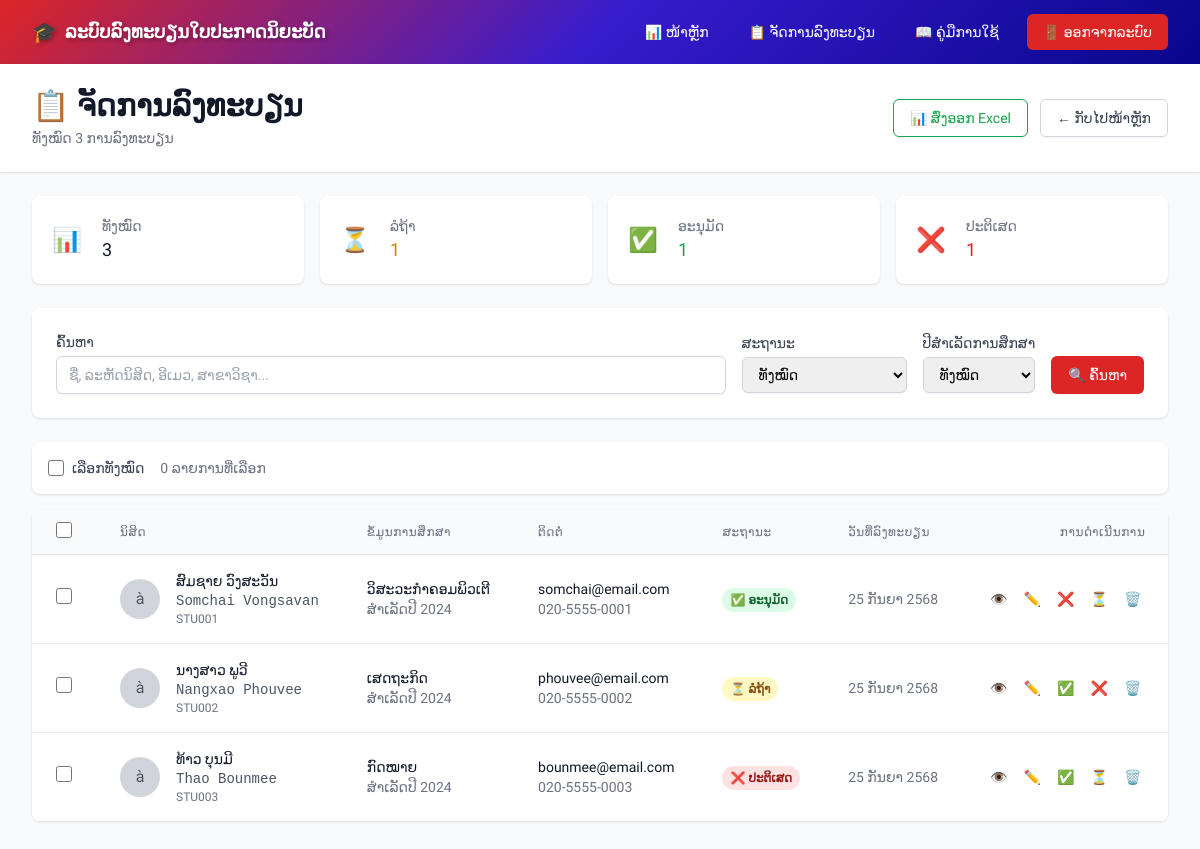
/admin/registrations.php (signed in), run on the app's committed database.
### tables this page shows
CREATE TABLE IF NOT EXISTS registrations (
    id INT AUTO_INCREMENT PRIMARY KEY,
    student_code VARCHAR(50) NOT NULL UNIQUE COMMENT 'ລະຫັດນິສິດ',
    
     
    first_name VARCHAR(100) NOT NULL COMMENT 'ຊື່ (ພາສາລາວ)',
    first_name_en VARCHAR(100) NULL COMMENT 'ຊື່ (ພາສາອັງກິດ) - v2.0',
    last_name VARCHAR(100) NOT NULL COMMENT 'ນາມສະກຸນ (ພາສາລາວ)',
    last_name_en VARCHAR(100) NULL COMMENT 'ນາມສະກຸນ (ພາສາອັງກິດ) - v2.0',
    
     
    major VARCHAR(100) NOT NULL COMMENT 'ສາຂາວິຊາ',
    graduation_year YEAR NOT NULL COMMENT 'ປີຈົບການສຶກສາ',
    
     
    email VARCHAR(150) NOT NULL COMMENT 'ອີເມວ',
    phone VARCHAR(20) NOT NULL COMMENT 'ເບີໂທລະສັບ',
    
     
    profile_image VARCHAR(255) COMMENT 'ຮູບໂປຣໄຟລ໌',
    payment_proof VARCHAR(255) COMMENT 'ໃບຢັ້ງຢືນການຈ່າຍເງິນ',
    
     
    amount DECIMAL(10,2) DEFAULT 200000.00 COMMENT 'ຈຳນວນເງິນ (ກີບ) - v2.0',
    
     
    status ENUM('pending','approved','rejected') NOT NULL DEFAULT 'pending' COMMENT 'ສະຖານະການລົງທະບຽນ',
    created_at TIMESTAMP DEFAULT CURRENT_TIMESTAMP COMMENT 'ວັນທີ່ລົງທະບຽນ',
    
     
    INDEX idx_first_name_en (first_name_en),
    INDEX idx_last_name_en (last_name_en),
    INDEX idx_student_code (student_code),
    INDEX idx_email (email),
    INDEX idx_status (status)
);

### admin/registrations.php (the view, shortened to what the rows shown need)
<?php
require_once '../config/database.php';
require_once '../includes/functions.php';
$page = max(1, (int)($_GET['page'] ?? 1));
$limit = RECORDS_PER_PAGE;
$offset = ($page - 1) * $limit;
$whereConditions = [];
$params = [];
$whereClause = !empty($whereConditions) ? "WHERE " . implode(" AND ", $whereConditions) : "";
try {
    $query = "SELECT * FROM registrations $whereClause ORDER BY created_at DESC LIMIT $limit OFFSET $offset";
    $stmt = $db->query($query, $params);
    $registrations = $stmt->fetchAll();
} catch (Exception $e) {
    $registrations = [];
    $totalRecords = 0;
    $totalPages = 0;
    error_log("Registrations query error: " . $e->getMessage());
}
include '../includes/header.php';
?>
<div class="min-h-screen bg-gray-50">
    <div class="bg-white shadow">
        <div class="max-w-7xl mx-auto py-6 px-4 sm:px-6 lg:px-8">
            <div class="md:flex md:items-center md:justify-between">
                <div class="flex-1 min-w-0">
                    <h1 class="text-2xl font-bold leading-7 text-gray-900 sm:text-3xl sm:truncate">
                        📋 ຈັດການລົງທະບຽນ
                    </h1>
                </div>
            </div>
        </div>
    </div>
    <div class="max-w-7xl mx-auto py-6 sm:px-6 lg:px-8">
        <div class="bg-white shadow rounded-lg overflow-hidden">
            <?php if (!empty($registrations)): ?>
            <div class="overflow-x-auto">
                <table class="min-w-full divide-y divide-gray-200">
                    <thead class="bg-gray-50">
                        <tr>
                            <?php if (hasRole(ROLE_STAFF)): ?>
                            <th scope="col" class="px-6 py-3 text-left text-xs font-medium text-gray-500 uppercase tracking-wider">
                                <input type="checkbox" id="headerCheckbox" class="h-4 w-4 text-lao-red focus:ring-lao-red border-gray-300 rounded">
                            </th>
                            <?php endif; ?>
                            <th scope="col" class="px-6 py-3 text-left text-xs font-medium text-gray-500 uppercase tracking-wider">
                                ນິສິດ
                            </th>
                            <th scope="col" class="px-6 py-3 text-left text-xs font-medium text-gray-500 uppercase tracking-wider">
                                ຂໍ້ມູນການສຶກສາ
                            </th>
                            <th scope="col" class="px-6 py-3 text-left text-xs font-medium text-gray-500 uppercase tracking-wider">
                                ຕິດຕໍ່
                            </th>
                            <th scope="col" class="px-6 py-3 text-left text-xs font-medium text-gray-500 uppercase tracking-wider">
                                ສະຖານະ
                            </th>
                            <th scope="col" class="px-6 py-3 text-left text-xs font-medium text-gray-500 uppercase tracking-wider">
                                ວັນທີ່ລົງທະບຽນ
                            </th>
                            <th scope="col" class="px-6 py-3 text-right text-xs font-medium text-gray-500 uppercase tracking-wider">
                                ການດຳເນີນການ
                            </th>
                        </tr>
                    </thead>
                    <tbody class="bg-white divide-y divide-gray-200">
                        <?php foreach ($registrations as $registration): ?>
                        <tr class="hover:bg-gray-50">
                            <?php if (hasRole(ROLE_STAFF)): ?>
                            <td class="px-6 py-4 whitespace-nowrap">
                                <input type="checkbox" class="rowCheckbox h-4 w-4 text-lao-red focus:ring-lao-red border-gray-300 rounded"
                                       value="<?php echo $registration['id']; ?>">
                            </td>
                            <?php endif; ?>
                            <td class="px-6 py-4 whitespace-nowrap">
                                <div class="flex items-center">
                                    <div class="flex-shrink-0 h-10 w-10">
                                        <?php if ($registration['profile_image']): ?>
                                        <img class="h-10 w-10 rounded-full object-cover"
                                             src="<?php echo getFileUrl($registration['profile_image'], 'profiles'); ?>"
                                             alt="Profile">
                                        <?php else: ?>
                                        <div class="h-10 w-10 rounded-full bg-gray-300 flex items-center justify-center">
                                            <span class="text-gray-600 font-medium">
                                                <?php echo strtoupper(substr($registration['first_name'], 0, 1)); ?>
                                            </span>
                                        </div>
                                        <?php endif; ?>
                                    </div>
                                    <div class="ml-4">
                                        <div class="text-sm font-medium text-gray-900">
                                            <?php echo htmlspecialchars($registration['first_name'] . ' ' . $registration['last_name']); ?>
                                        </div>
                                        <div class="text-sm text-gray-600 font-mono">
                                            <?php echo htmlspecialchars(($registration['first_name_en'] ?? '') . ' ' . ($registration['last_name_en'] ?? '')); ?>
                                        </div>
                                        <div class="text-xs text-gray-500">
                                            <?php echo htmlspecialchars($registration['student_code']); ?>
                                        </div>
                                    </div>
                                </div>
                            </td>
                            <td class="px-6 py-4 whitespace-nowrap">
                                <div class="text-sm text-gray-900"><?php echo htmlspecialchars($registration['major']); ?></div>
                                <div class="text-sm text-gray-500">ສຳເລັດປີ <?php echo $registration['graduation_year']; ?></div>
                            </td>
                            <td class="px-6 py-4 whitespace-nowrap">
                                <div class="text-sm text-gray-900"><?php echo htmlspecialchars($registration['email']); ?></div>
                                <div class="text-sm text-gray-500"><?php echo htmlspecialchars($registration['phone']); ?></div>
                            </td>
                            <td class="px-6 py-4 whitespace-nowrap">
                                <span class="inline-flex px-2 py-1 text-xs font-semibold rounded-full
                                    <?php
                                    switch ($registration['status']) {
                                        case 'approved': echo 'bg-green-100 text-green-800'; break;
                                        case 'pending': echo 'bg-yellow-100 text-yellow-800'; break;
                                        case 'rejected': echo 'bg-red-100 text-red-800'; break;
                                    }
                                    ?>">
                                    <?php
                                    switch ($registration['status']) {
                                        case 'approved': echo '✅ ອະນຸມັດ'; break;
                                        case 'pending': echo '⏳ ລໍຖ້າ'; break;
                                        case 'rejected': echo '❌ ປະຕິເສດ'; break;
                                    }
                                    ?>
                                </span>
                            </td>
                            <td class="px-6 py-4 whitespace-nowrap text-sm text-gray-500">
                                <?php echo formatLaoDate($registration['created_at']); ?>
                            </td>
                            <td class="px-6 py-4 whitespace-nowrap text-right text-sm font-medium">
                                <div class="flex items-center justify-end space-x-2">
                                    <a href="view_registration.php?id=<?php echo $registration['id']; ?>"
                                       class="text-blue-600 hover:text-blue-900 p-1 rounded" title="ເບິ່ງລາຍລະອຽດ">
                                        👁️
                                    </a>
                                    <?php if (hasRole(ROLE_STAFF)): ?>
                                    <a href="edit_registration.php?id=<?php echo $registration['id']; ?>"
                                       class="text-yellow-600 hover:text-yellow-900 p-1 rounded" title="ແກ້ໄຂ">
                                        ✏️
                                    </a>
                                    <?php endif; ?>
                                    <?php if (hasRole(ROLE_STAFF)): ?>
                                    <?php if ($registration['status'] !== STATUS_APPROVED): ?>
                                    <form method="POST" class="inline">
                                        <button type="submit" onclick="return confirm('ຢືນຢັນການອະນຸມັດ?')"
                                                class="text-green-600 hover:text-green-900 p-1 rounded" title="ອະນຸມັດ">
                                            ✅
                                        </button>
                                    </form>
                                    <?php endif; ?>
                                    <?php if ($registration['status'] !== STATUS_REJECTED): ?>
                                    <form method="POST" class="inline">
                                        <button type="submit" onclick="return confirm('ຢືນຢັນການປະຕິເສດ?')"
                                                class="text-red-600 hover:text-red-900 p-1 rounded" title="ປະຕິເສດ">
                                            ❌
                                        </button>
                                    </form>
                                    <?php endif; ?>
                                    <?php if ($registration['status'] !== STATUS_PENDING): ?>
                                    <form method="POST" class="inline">
                                        <button type="submit" onclick="return confirm('ປ່ຽນເປັນລໍຖ້າການອະນຸມັດ?')"
                                                class="text-yellow-600 hover:text-yellow-900 p-1 rounded" title="ປ່ຽນເປັນລໍຖ້າ">
                                            ⏳
                                        </button>
                                    </form>
                                    <?php endif; ?>
                                    <?php if (hasRole(ROLE_ADMIN)): ?>
                                    <form method="POST" class="inline">
                                        <button type="submit" onclick="return confirm('ຢືນຢັນການລົບ? ການດຳເນີນການນີ້ບໍ່ສາມາດຍົກເລີກໄດ້!')"
                                                class="text-red-600 hover:text-red-900 p-1 rounded" title="ລົບ">
                                            🗑️
                                        </button>
                                    </form>
                                    <?php endif; ?>
                                    <?php endif; ?>
                                </div>
                            </td>
                        </tr>
                        <?php endforeach; ?>
                    </tbody>
                </table>
            </div>
            <?php endif; ?>
        </div>
    </div>
</div>
<?php include '../includes/footer.php'; ?>

### data on the page
registrations: first_name "à", first_name+last_name "ສົມຊາຍ ວົງສະວັນ", first_name_en+last_name_en "Somchai Vongsavan", student_code "STU001", major "ວິສະວະກຳຄອມພິວເຕີ", graduation_year "2024", email "somchai@email.com", phone "020-5555-0001", status "✅ ອະນຸມັດ", created_at "25 ກັນຍາ 2568"
registrations: first_name "à", first_name+last_name "ນາງສາວ ພູວີ", first_name_en+last_name_en "Nangxao Phouvee", student_code "STU002", major "ເສດຖະກິດ", graduation_year "2024", email "phouvee@email.com", phone "020-5555-0002", status "⏳ ລໍຖ້າ", created_at "25 ກັນຍາ 2568"
registrations: first_name "à", first_name+last_name "ທ້າວ ບຸນມີ", first_name_en+last_name_en "Thao Bounmee", student_code "STU003", major "ກົດໝາຍ", graduation_year "2024", email "bounmee@email.com", phone "020-5555-0003", status "❌ ປະຕິເສດ", created_at "25 ກັນຍາ 2568"

### other printed values
$totalRecords "3"
$stats['total'] "3"
$stats['pending'] "1"
$stats['approved'] "1"
$stats['rejected'] "1"
